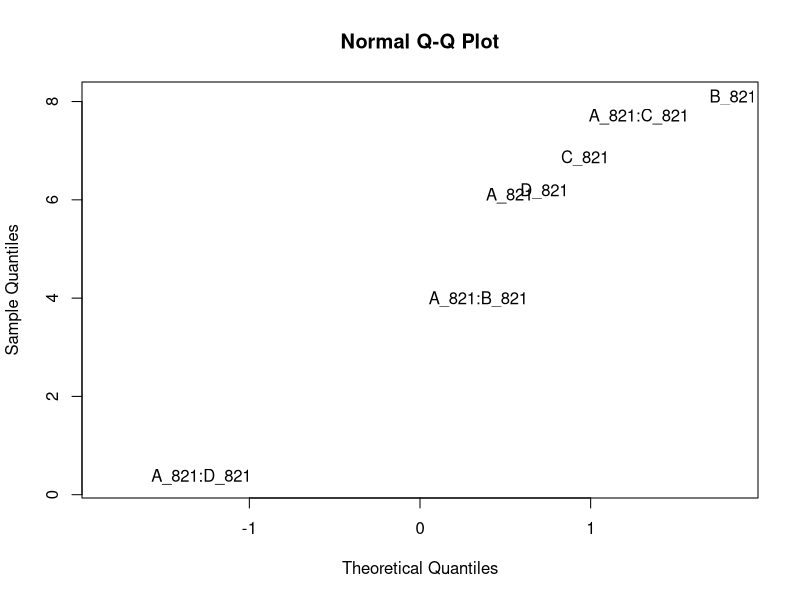
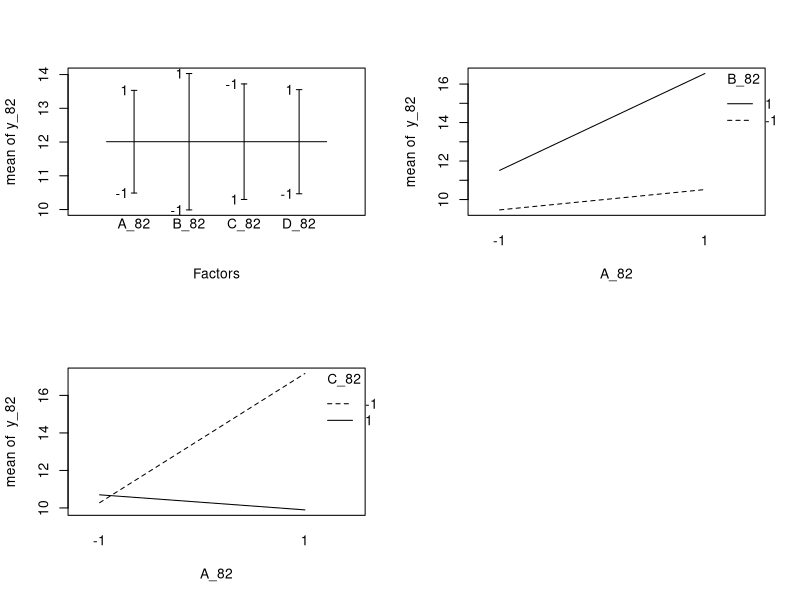
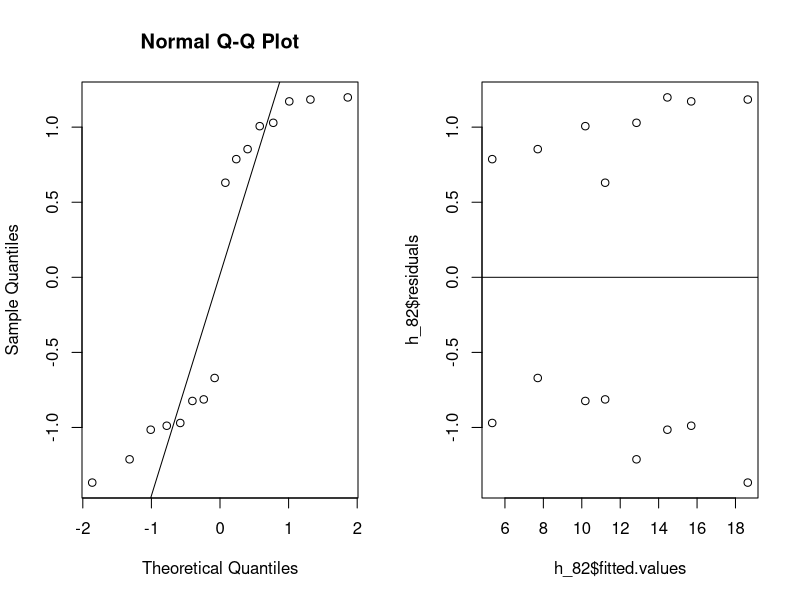
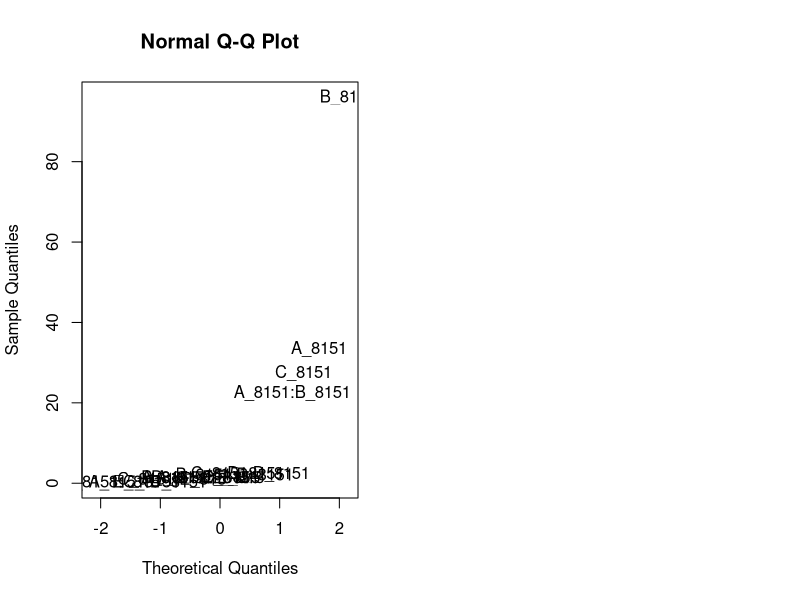
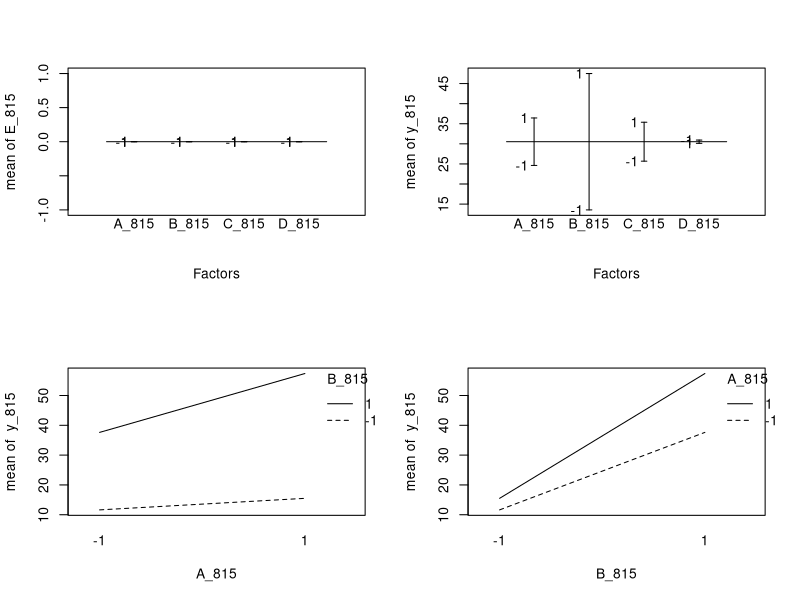
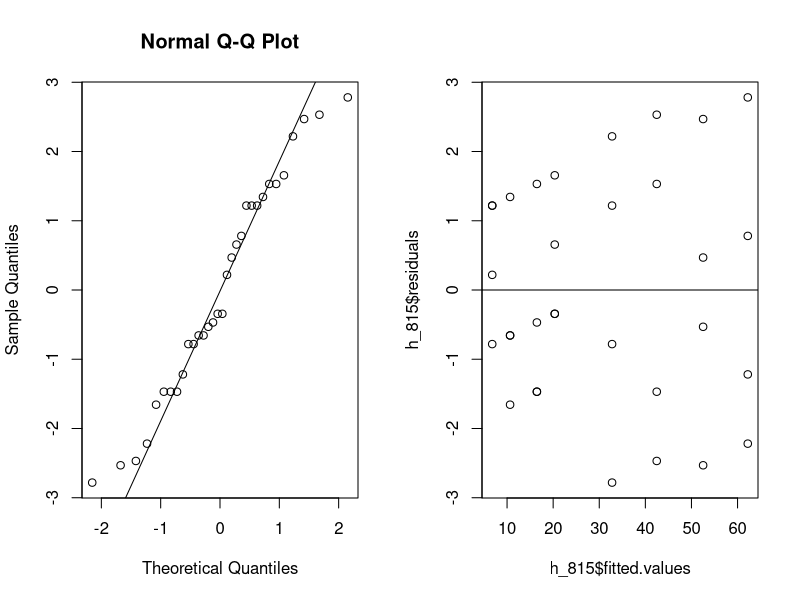
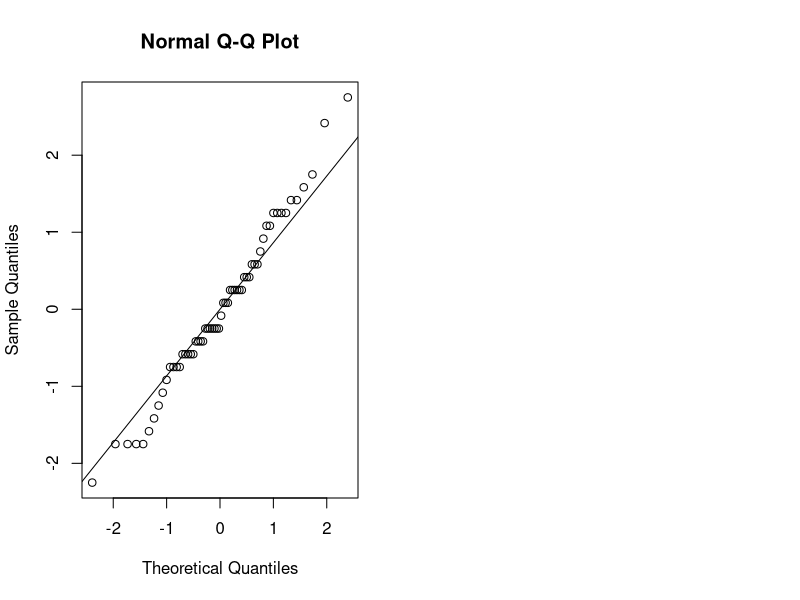
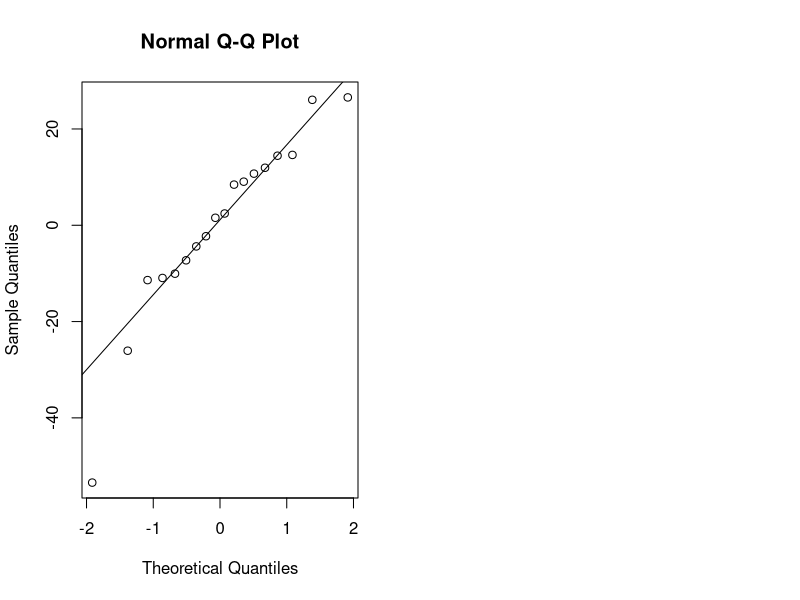

Recreate these plots in R, in order.
## ---- chunk 1
knitr::opts_chunk$set(echo = TRUE)
## ---- chunk 2
#input data
A_82 <- rep(c(-1,1), times=8)
B_82 <- rep(c(-1,1), each = 2, times=4)
C_82 <- rep(c(-1,1), each = 4, times=2)
D_82 <- A_82*B_82*C_82 #fractional factorial, I=ABCD

A_82 <- as.factor(A_82)
B_82 <- as.factor(B_82)
C_82 <- as.factor(C_82)
D_82 <- as.factor(D_82)

y_82 <- c(7.037,14.707,11.635,17.273,10.403,4.368,9.360,13.440,8.561,16.867,13.876,19.824,11.846,6.125,11.190,15.653)

data_82 <- data.frame(A_82,B_82,C_82,D_82,y_82)

#fit the full model
g_82 <- lm(y_82 ~ (A_82+B_82+C_82+D_82)^4)
anova(g_82) #only aliases

#half-normal qq plot
effects_82 <- abs(g_82$effects[-1])
qq_82 <- qqnorm(effects_82,type="n")
text(qq_82$x, qq_82$y, labels=names(effects_82))

#fit reduced model
h_82 <- lm(y_82 ~ A_82 + B_82 + C_82 + D_82 + A_82*B_82 + A_82*C_82)
anova(h_82)

#design and interaction plots
par(mfrow=c(2,2))
plot.design(data_82)
interaction.plot(A_82,B_82,y_82)
interaction.plot(A_82,C_82,y_82)

#check assumptions
par(mfrow=c(1,2))
# normal plot
qqnorm(h_82$residuals)
qqline(h_82$residuals) #ehhhh....
haov_82<-aov(h_82)
shapiro.test(h_82$residuals) #NOT normal!!!
bartlett.test(haov_82$residuals~A_82) #homoscedastic
bartlett.test(haov_82$residuals~B_82) #homoscedastic
bartlett.test(haov_82$residuals~C_82) #homoscedastic
bartlett.test(haov_82$residuals~D_82) #homoscedastic

# residual plot
plot(h_82$fitted.values,h_82$residuals) #this looks fine
abline(h=0)
## ---- chunk 3
#enter data
A_815 <- rep(c(-1,1), times=16)
B_815 <- rep(c(-1,1), each = 2, times=8)
C_815 <- rep(c(-1,1), each = 4, times=4)
D_815 <- rep(c(-1,1), each = 8, times=2)
E_815 <- A_815*B_815*C_815*D_815 #fractional factorial, I=ABCDE
y_815 <- c(7,9,34,55,16,20,40,60,8,10,32,50,18,21,44,61,8,12,35,52,15,22,45,65,6,10,30,53,15,20,41,63)

A_815 <- as.factor(A_815)
B_815 <- as.factor(B_815)
C_815 <- as.factor(C_815)
D_815 <- as.factor(D_815)

data_815 <- data.frame(A_815, B_815, C_815, D_815, E_815, y_815)

#fit the full model
g_815 <- lm(y_815 ~ (A_815+B_815+C_815+D_815+E_815)^5)
anova(g_815) #only aliases

#half-normal qq plot
effects_815 <- abs(g_815$effects[-1])
qq_815 <- qqnorm(effects_815,type="n")
text(qq_815$x, qq_815$y, labels=names(effects_815))

#fit reduced model
h_815 <- lm(y_815 ~ A_815 + B_815 + C_815 + A_815*B_815)
anova(h_815) 

#design and interaction plots
par(mfrow=c(2,2))
plot.design(data_815)
interaction.plot(A_815,B_815,y_815)
interaction.plot(B_815,A_815,y_815)

#check assumptions
par(mfrow=c(1,2))
# normal plot
qqnorm(h_815$residuals)
qqline(h_815$residuals) #this looks pretty normal
haov_815<-aov(h_815)
shapiro.test(h_815$residuals) #normal
bartlett.test(haov_815$residuals~A_815) #homoscedastic
bartlett.test(haov_815$residuals~B_815) #HETEROSCEDASTIC!!!
bartlett.test(haov_815$residuals~C_815) #homoscedastic
bartlett.test(haov_815$residuals~D_815) #homoscedastic

# residual plot
plot(h_815$fitted.values,h_815$residuals) #this looks fine
abline(h=0)
## ---- chunk 4
#input data
part <- rep(c(1,2,3,4,5,6,7,8,9,10),times=6)
operator <- rep(c(1,2),each=30)
replicate <- rep(c(1,2,3), each=10,times=2)
measurement <- c(50,52,53,49,48,52,51,52,50,47,49,52,50,51,49,50,51,50,51,46,50,51,50,50,48,50,51,49,50,49,50,51,54,48,48,52,51,53,51,46,48,51,52,50,49,50,50,48,48,47,51,51,51,51,48,50,50,50,49,48)

data_131 <- data.frame(part,operator,replicate,measurement)

#ANOVA
g_131 <- lm(measurement ~ as.factor(part) + as.factor(operator) + as.factor(part)*as.factor(operator))
anova(g_131)

#reduce model
h_131 <- lm(measurement ~ as.factor(part) + as.factor(operator))
anova(h_131)

#check assumptions

#check assumptions

par(mfrow=c(1,2))
# normal plot
qqnorm(h_131$residuals)
qqline(h_131$residuals) #this looks pretty normal
haov_131<-aov(h_131)
shapiro.test(h_131$residuals) #normal
bartlett.test(haov_131$residuals~part) #HETEROSCEDASTIC
bartlett.test(haov_131$residuals~operator) #homoscedastic
## ---- chunk 5
#part full model
(11.0019 - 0.6019)/6

#operator full model
(0.4167 - 0.6019)/30

#interaction full model
(0.6019 - 1.5)/3

#part reduced model
(11.0019 - 1.3350)/6

#operator reduced model
(0.4167 - 1.3350)/30

#gauge reduced model
1.3350 + 0
## ---- chunk 6
#analyze problem 5.13 as a mixed model experiment

#input data
y_135 <- c(570,565,583,528,547,521,1063,1080,1043,988,1026,1004,565,510,590,526,538,532)
position <- rep(1:2,each=3,times=3)
temp <- rep(1:3, each=6)

data_135 <- data.frame(y_135,position,temp)

g_135 <- lm(y_135~(as.factor(position) + as.factor(temp))^2)
anova(g_135)

MS_position <- 7160
MS_temp <- 472671
MS_pos_temp <- 409
MSE <- 448
df_position <- 1
df_temp <- 2
df_pos_temp <- 2
dfE <- 12
#a <- 3
#b <- 20
#n <- 2

#Factor A position fixed effect
F0.position <- MS_position/MS_pos_temp
p.position <- 1-pf(F0.position,df_position,df_pos_temp)
cat("F-value for A is", F0.position,"\n")
cat("p-value for A is", p.position,"\n","\n")

# Fit the reduced model

h_135 <- lm(y_135 ~ as.factor(position) + as.factor(temp))
anova(h_135)

#check assumptions
par(mfrow=c(1,2))
# normal plot
qqnorm(h_135$residuals)
qqline(h_135$residuals) #this looks pretty normal
haov_135<-aov(h_135)
shapiro.test(h_135$residuals) #normal but barely!
bartlett.test(haov_135$residuals~position) #homoscedastic
bartlett.test(haov_135$residuals~temp) #homoscedastic
